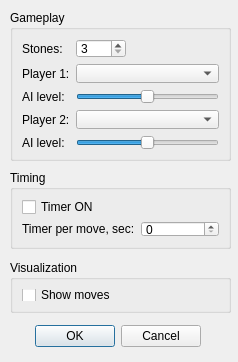
<?xml version="1.0" encoding="UTF-8"?>
<ui version="4.0">
 <class>kalah_options</class>
 <widget class="QDialog" name="kalah_options">
  <property name="geometry">
   <rect>
    <x>0</x>
    <y>0</y>
    <width>238</width>
    <height>362</height>
   </rect>
  </property>
  <property name="windowTitle">
   <string>Dialog</string>
  </property>
  <property name="modal">
   <bool>true</bool>
  </property>
  <widget class="QDialogButtonBox" name="buttonBox">
   <property name="geometry">
    <rect>
     <x>-140</x>
     <y>320</y>
     <width>341</width>
     <height>32</height>
    </rect>
   </property>
   <property name="orientation">
    <enum>Qt::Horizontal</enum>
   </property>
   <property name="standardButtons">
    <set>QDialogButtonBox::Cancel|QDialogButtonBox::Ok</set>
   </property>
  </widget>
  <widget class="QGroupBox" name="gameplay_box">
   <property name="geometry">
    <rect>
     <x>10</x>
     <y>10</y>
     <width>221</width>
     <height>151</height>
    </rect>
   </property>
   <property name="title">
    <string>Gameplay</string>
   </property>
   <layout class="QGridLayout" name="gridLayout_3">
    <item row="0" column="0">
     <widget class="QLabel" name="label_2">
      <property name="text">
       <string>Stones:</string>
      </property>
     </widget>
    </item>
    <item row="4" column="2">
     <widget class="QSlider" name="ai_level_2">
      <property name="minimum">
       <number>1</number>
      </property>
      <property name="maximum">
       <number>5</number>
      </property>
      <property name="pageStep">
       <number>1</number>
      </property>
      <property name="value">
       <number>3</number>
      </property>
      <property name="orientation">
       <enum>Qt::Horizontal</enum>
      </property>
     </widget>
    </item>
    <item row="1" column="2">
     <widget class="QComboBox" name="player_1"/>
    </item>
    <item row="2" column="2">
     <widget class="QSlider" name="ai_level_1">
      <property name="minimum">
       <number>1</number>
      </property>
      <property name="maximum">
       <number>5</number>
      </property>
      <property name="pageStep">
       <number>1</number>
      </property>
      <property name="value">
       <number>3</number>
      </property>
      <property name="orientation">
       <enum>Qt::Horizontal</enum>
      </property>
     </widget>
    </item>
    <item row="4" column="0">
     <widget class="QLabel" name="ai_level_label_2">
      <property name="text">
       <string>AI level:</string>
      </property>
     </widget>
    </item>
    <item row="3" column="2">
     <widget class="QComboBox" name="player_2"/>
    </item>
    <item row="2" column="0">
     <widget class="QLabel" name="ai_level_label_1">
      <property name="text">
       <string>AI level:</string>
      </property>
     </widget>
    </item>
    <item row="3" column="0">
     <widget class="QLabel" name="label_3">
      <property name="text">
       <string>Player 2:</string>
      </property>
     </widget>
    </item>
    <item row="1" column="0">
     <widget class="QLabel" name="label">
      <property name="text">
       <string>Player 1:</string>
      </property>
     </widget>
    </item>
    <item row="0" column="2">
     <widget class="QSpinBox" name="stones">
      <property name="minimumSize">
       <size>
        <width>50</width>
        <height>0</height>
       </size>
      </property>
      <property name="maximumSize">
       <size>
        <width>50</width>
        <height>16777215</height>
       </size>
      </property>
      <property name="minimum">
       <number>3</number>
      </property>
      <property name="maximum">
       <number>6</number>
      </property>
      <property name="value">
       <number>3</number>
      </property>
     </widget>
    </item>
   </layout>
  </widget>
  <widget class="QGroupBox" name="timing_box">
   <property name="geometry">
    <rect>
     <x>10</x>
     <y>170</y>
     <width>221</width>
     <height>79</height>
    </rect>
   </property>
   <property name="title">
    <string>Timing</string>
   </property>
   <layout class="QGridLayout" name="gridLayout_2">
    <item row="0" column="0">
     <widget class="QCheckBox" name="timer_on">
      <property name="text">
       <string>Timer ON</string>
      </property>
     </widget>
    </item>
    <item row="1" column="0">
     <widget class="QLabel" name="time_per_move_label">
      <property name="text">
       <string>Timer per move, sec:</string>
      </property>
     </widget>
    </item>
    <item row="1" column="1">
     <widget class="QSpinBox" name="time_per_move">
      <property name="minimumSize">
       <size>
        <width>50</width>
        <height>0</height>
       </size>
      </property>
     </widget>
    </item>
   </layout>
  </widget>
  <widget class="QGroupBox" name="visualization_box">
   <property name="geometry">
    <rect>
     <x>10</x>
     <y>260</y>
     <width>221</width>
     <height>53</height>
    </rect>
   </property>
   <property name="title">
    <string>Visualization</string>
   </property>
   <layout class="QGridLayout" name="gridLayout">
    <item row="0" column="0">
     <widget class="QCheckBox" name="show_moves">
      <property name="text">
       <string>Show moves</string>
      </property>
     </widget>
    </item>
   </layout>
  </widget>
 </widget>
 <resources/>
 <connections>
  <connection>
   <sender>buttonBox</sender>
   <signal>accepted()</signal>
   <receiver>kalah_options</receiver>
   <slot>accept()</slot>
   <hints>
    <hint type="sourcelabel">
     <x>248</x>
     <y>254</y>
    </hint>
    <hint type="destinationlabel">
     <x>157</x>
     <y>274</y>
    </hint>
   </hints>
  </connection>
  <connection>
   <sender>buttonBox</sender>
   <signal>rejected()</signal>
   <receiver>kalah_options</receiver>
   <slot>reject()</slot>
   <hints>
    <hint type="sourcelabel">
     <x>316</x>
     <y>260</y>
    </hint>
    <hint type="destinationlabel">
     <x>286</x>
     <y>274</y>
    </hint>
   </hints>
  </connection>
 </connections>
</ui>
